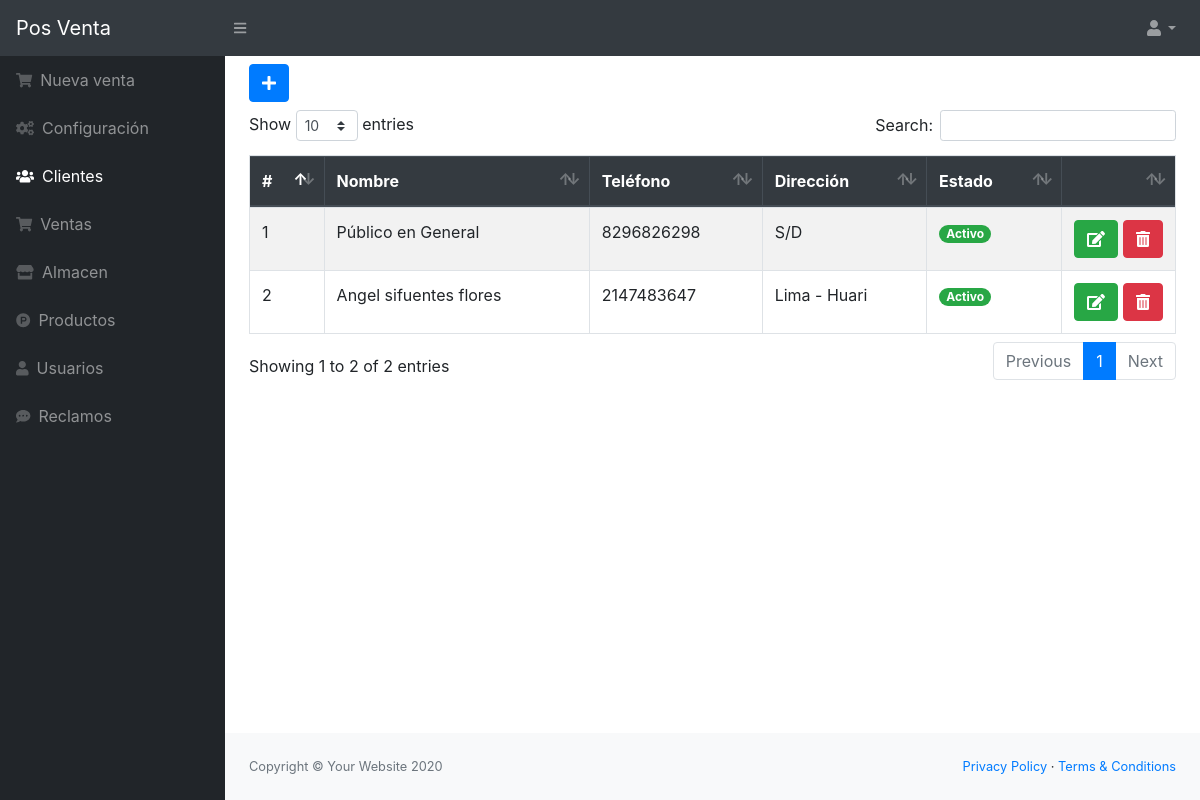
Screenshot of /src/clientes.php (signed in) with the database file from the repository.
### tables this page shows
CREATE TABLE `cliente` (
  `idcliente` int(11) NOT NULL,
  `nombre` varchar(100) NOT NULL,
  `telefono` varchar(15) NOT NULL,
  `direccion` varchar(200) NOT NULL,
  `usuario_id` int(11) NOT NULL,
  `estado` int(11) NOT NULL DEFAULT 1
);

### src/clientes.php (the view, shortened to what this page needs)
<?php include_once "includes/header.php";
?>
<button class="btn btn-primary mb-2" type="button" data-toggle="modal" data-target="#nuevo_cliente"><i class="fas fa-plus"></i></button>
<div class="table-responsive">
    <table class="table table-striped table-bordered" id="tbl">
        <thead class="thead-dark">
            <tr>
                <th>#</th>
                <th>Nombre</th>
                <th>Teléfono</th>
                <th>Dirección</th>
                <th>Estado</th>
                <th></th>
            </tr>
        </thead>
        <tbody>
            <?php
            include "../conexion.php";
            $query = mysqli_query($conexion, "SELECT * FROM cliente");
            $result = mysqli_num_rows($query);
            if ($result > 0) {
                while ($data = mysqli_fetch_assoc($query)) {
                    if ($data['estado'] == 1) {
                        $estado = '<span class="badge badge-pill badge-success">Activo</span>';
                    } else {
                        $estado = '<span class="badge badge-pill badge-danger">Inactivo</span>';
                    }
            ?>
                    <tr>
                        <td><?php echo $data['idcliente']; ?></td>
                        <td><?php echo $data['nombre']; ?></td>
                        <td><?php echo $data['telefono']; ?></td>
                        <td><?php echo $data['direccion']; ?></td>
                        <td><?php echo $estado; ?></td>
                        <td>
                            <?php if ($data['estado'] == 1) { ?>
                                <a href="editar_cliente.php?id=<?php echo $data['idcliente']; ?>" class="btn btn-success"><i class='fas fa-edit'></i></a>
                                <form action="eliminar_cliente.php?id=<?php echo $data['idcliente']; ?>" method="post" class="confirmar d-inline">
                                    <button class="btn btn-danger" type="submit"><i class='fas fa-trash-alt'></i> </button>
                                </form>
                            <?php } ?>
                        </td>
                    </tr>
            <?php }
            } ?>
        </tbody>
    </table>
</div>
<?php include_once "includes/footer.php"; ?>

### rows the page displays
cliente: idcliente "1", nombre "Público en General", telefono "8296826298", direccion "S/D", estado "Activo"
cliente: idcliente "2", nombre "Angel sifuentes flores", telefono "2147483647", direccion "Lima - Huari", estado "Activo"
